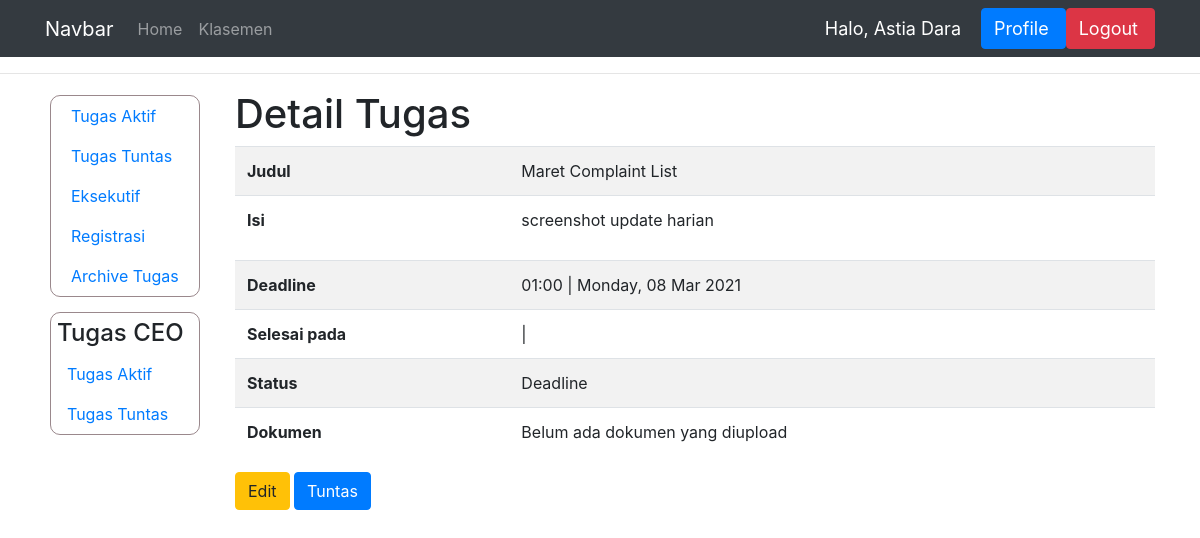
The page /mdetail_rutin/457 (signed in) on the database as committed earlier.
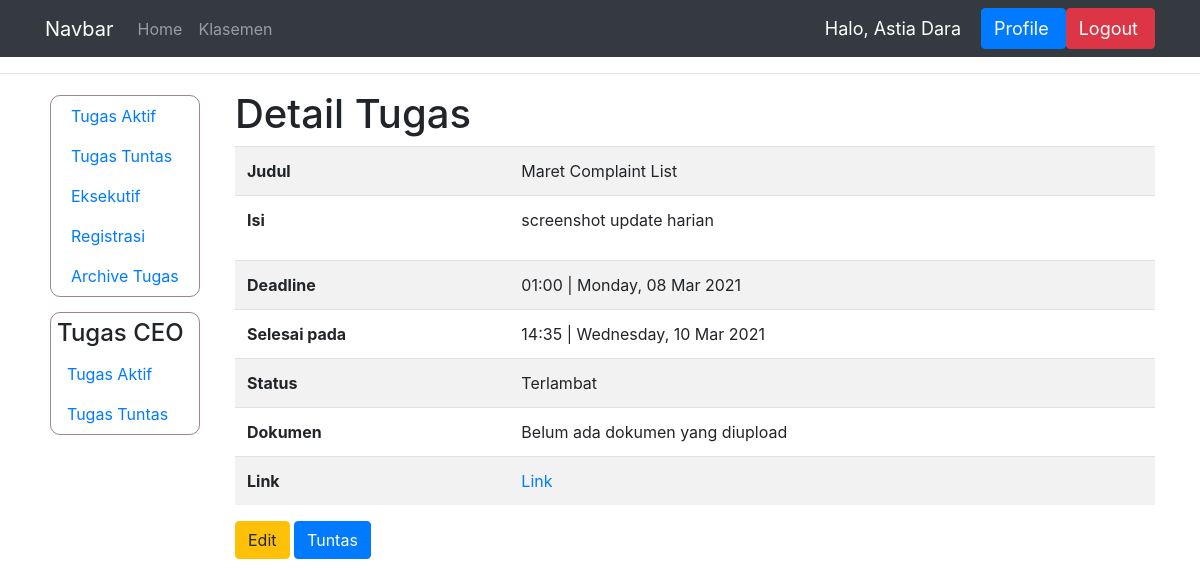
The same page on the database as committed later.
### dashboard/models.py (models this page shows)
class IsiTugasRutin(models.Model):
    STATUS = (
        ('Tuntas', 'Tuntas'),
        ('Hold', 'Hold'),
        ('On Progress', 'On Progress'),
        ('Selesai', 'Selesai'),
        ('Deadline', 'Deadline'),
    )
    tugas_rutin = models.ForeignKey(TugasRutin, on_delete=models.CASCADE)
    deadline = models.DateTimeField('Deadline')
    status = models.CharField(max_length=15, choices=STATUS)
    bukti = models.CharField(max_length=100, null=True)
    penilaian = models.IntegerField(null=True)
    komentar = models.CharField(max_length=1000)
    link_bukti = models.CharField(max_length=1000, null=True, default='#')
    selesai_pada = models.DateTimeField('Selesai pada', null=True)
    ketuntasan = models.BooleanField(null=True, default=False)
    judul = models.CharField(max_length=150, null=True)
    isi = models.CharField(max_length=1000, null=True)

### dashboard/views.py (the view)
# urls.py: path('mdetail_rutin/<int:id_tugas>', views.mdetail_rutin, name='mdetail_rutin'),
@login_required(login_url='login')
def mdetail_rutin(request, id_tugas):
    nama = request.user.first_name
    context = {'nama' : nama}
    ceo = request.user.groups.filter(name='CEO').exists()
    if not request.user.groups.filter(name='Eksekutif').exists() or request.user.last_name == 'Human Resource':
        context['data_kar'] = True
    if ceo:
        context['sidebar_ceo'] = True
    t = IsiTugasRutin.objects.get(pk=id_tugas)
    context['tugas'] = t
    if t.status == 'Tuntas':
        context['tuntas'] = True
    if not (t.link_bukti == None):
        context['ada_link'] = True
    return render(request, 'manager/mdetail_rutin.html', context)

### templates/manager/mdetail_rutin.html (shortened to what this page needs)
{% extends 'main.html' %}
{% block content %}
  <hr>
  <div class="container">
      <div class="row">
        {% if sidebar_ceo %}
            {% include 'ceo/sidebar.html' %}
        {% else %}
            {% include 'manager/sidebar.html' %}
        {% endif %}
          <div class="col">
                <h1>Detail Tugas</h1>
                <table class="table table-striped">
                    <tbody>
                    <tr>
                        <th scope="row">Judul</th>
                        <td>{{tugas.judul}}</td>
                    </tr>
                    <tr>
                        <th scope="row">Isi</th>
                        <td>{{tugas.isi|linebreaks}}</td>
                    </tr>
                    <tr>
                        <th scope="row">Deadline</th>
                        <td>{{tugas.deadline|time:"H:i"}} | {{tugas.deadline|date:"l, d M Y"}}</td>
                    </tr>
                    <tr>
                        <th scope="row">Selesai pada</th>
                        <td>{{tugas.selesai_pada|time:"H:i"}} | {{tugas.selesai_pada|date:"l, d M Y"}}</td>
                    </tr>
                    <tr>
                        <th scope="row">Status</th>
                        <td>{{tugas.status}}</td>
                    </tr>
                    {% if tugas.bukti %}
                    <tr>
                        <th scope="row">Dokumen</th>
                        <td><a href="{{tugas.bukti}}" target="_blank">Dokumen</a></td>
                    </tr>
                    {% else %}
                    <tr>
                        <th scope="row">Dokumen</th>
                        <td>Belum ada dokumen yang diupload</td>
                    </tr>
                    {% endif %}
                    {% if ada_link %}
                    <tr>
                        <th scope="row">Link</th>
                        <td><a href="{{tugas.link_bukti}}" target="_blank">Link</a></td>
                    </tr>
                    {% endif %}
                    </tbody>
                </table>
                <a class="btn btn-warning" href="{% url 'edit_tugas_rutin' tugas.id %}" role="button">Edit</a>
                <span><a class="btn btn-primary" href="{% url 'rutin_tuntas' tugas.id %}" role="button">Tuntas</a></span>
          </div>
      </div>
  </div>
{% endblock %}

Rows that differ between the two databases and show on the page:
changed IsiTugasRutin "Maret Complaint List": selesai_pada (not shown) → "14:35"; selesai_pada (not shown) → "Wednesday, 10 Mar 2021"; status "Deadline" → "Terlambat"
Other text that changed with them:
text now shown: "Link Link"
